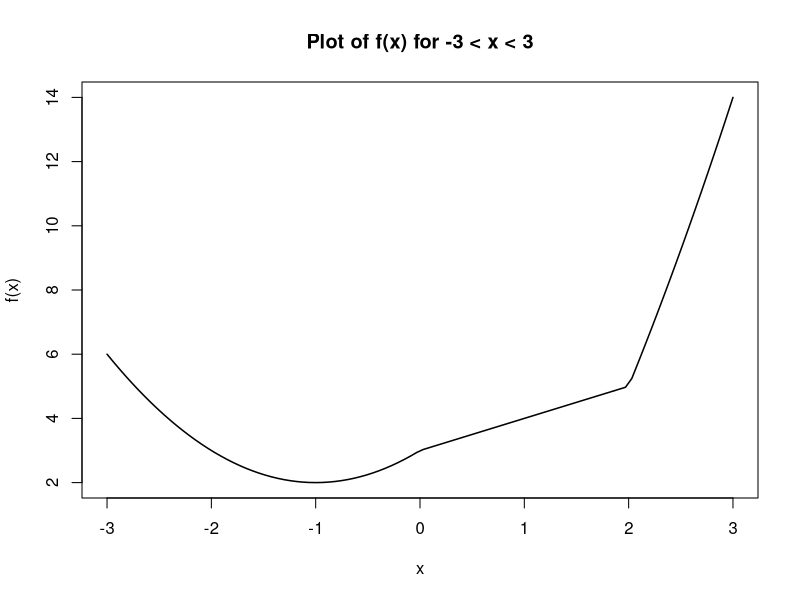
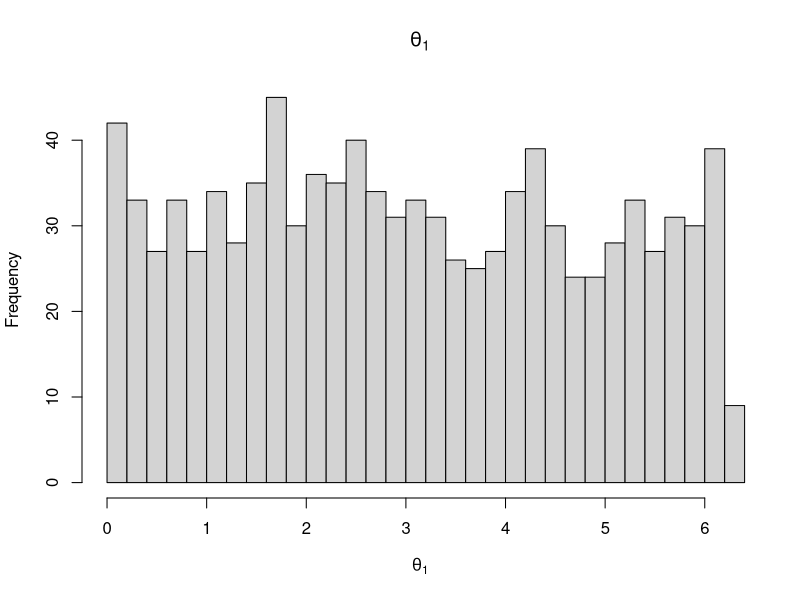
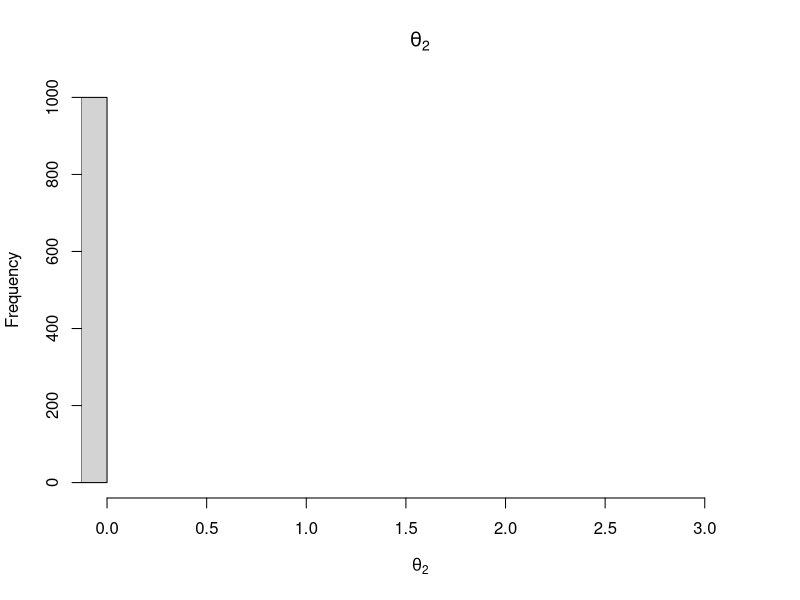
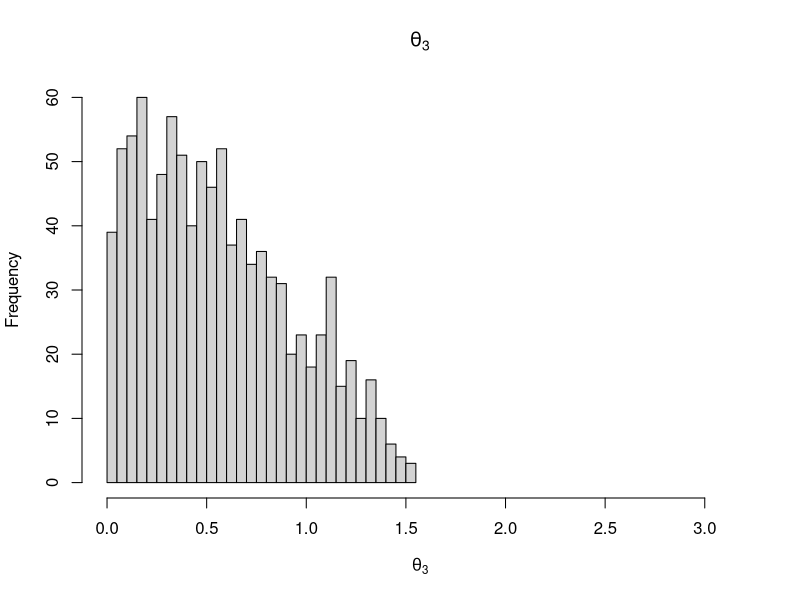
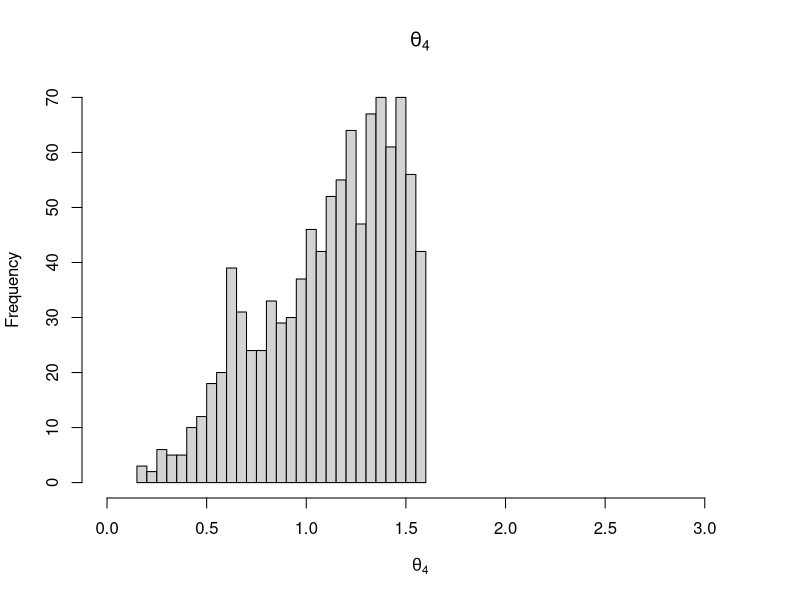

Here is the R script that generated these plots, in order:
## ---- chunk 1
create_matrix <- function(n, k) {
  mat <- matrix(0, n, n)
  
  diag(mat) <- k
  
  for (i in 1:(n-1)) {
    mat[i, i+1] <- 1
    mat[i+1, i] <- 1
  }
  
  return(mat)
}

matrix_result <- create_matrix(6, 5)
matrix_result
## ---- chunk 2
create_matrix <- function(n, k) {
  mat <- matrix(0, n, n)
  
  diag(mat) <- k
  
  mat[row(mat) == col(mat) + 1] <- 1
  mat[row(mat) == col(mat) - 1] <- 1
  
  return(mat)
}

matrix_result <- create_matrix(6, 5)
matrix_result
## ---- chunk 3
tmpFn <- function(xVec) {
  result <- numeric(length(xVec))
  
  result[xVec < 0] <- xVec[xVec < 0]^2 + 2 * xVec[xVec < 0] + 3
  result[xVec >= 0 & xVec < 2] <- xVec[xVec >= 0 & xVec < 2] + 3
  result[xVec >= 2] <- xVec[xVec >= 2]^2 + 4 * xVec[xVec >= 2] - 7
  
  return(result)
}


xValues <- seq(from = -3, 
               to = 3, 
               length.out = 100)

yValues <- tmpFn(xValues)

plot(x = xValues, y = yValues, 
     type = "l",
     col = "black", 
     lwd = 1.5,
     xlab = "x", 
     ylab = "f(x)", 
     main = "Plot of f(x) for -3 < x < 3")
## ---- chunk 4
gcd <- function(m, n) {
  m <- abs(m)
  n <- abs(n)
  
  while (n != 0) {
    remainder <- m %% n
    m <- n
    n <- remainder
  }
  
  return(m)
}
## ---- chunk 5
# Testing examples 
gcd(4*7, 4*4*4*7)
gcd(47, 93)
## ---- chunk 6
order.matrix <- function(x) {
  sorted_indices <- order(x)
  
  row_indices <- (sorted_indices - 1) %% nrow(x) + 1
  col_indices <- (sorted_indices - 1) %/% nrow(x) + 1
  
  result <- cbind(row_indices, col_indices)
  return(result)
}

set.seed(37)  
test_matrix <- matrix(rchisq(4 * 3, df = 1), nrow = 4, ncol = 3)
dim(test_matrix)
test_matrix

indices <- order.matrix(test_matrix)
indices
dim(indices)
## ---- chunk 7
polaroid <- function(x) {
  R <- sqrt(sum(x^2))
  
  p <- length(x)
  theta <- numeric(p - 1)
  
  if (R > 0) {
    theta[1] <- atan2(x[2], x[1])
    if (theta[1] < 0) {
      theta[1] <- theta[1] + 2 * pi  
    }
    
    for (i in 2:(p - 1)) {
      numerator <- sqrt(sum(x[(i + 1):p]^2))
      denominator <- sqrt(sum(x[i:p]^2))
      theta[i] <- acos(numerator / denominator)
    }
  }
  
  return(c(R, theta))
}

x <- c(1, 2, 3)
polar_representation <- polaroid(x)
polar_representation
## ---- chunk 8
polaroid <- function(x) {
  R <- sqrt(sum(x^2))
  
  if (R == 0) return(c(R))
  
  theta1 <- atan2(x[2], x[1])
  if (theta1 < 0) {
    theta1 <- theta1 + 2 * pi  
  }
  
  p <- length(x)
  if (p > 2) {
    numerators <- sqrt(rev(cumsum(rev(x[-c(1, 2)]^2))))
    denominators <- sqrt(cumsum(rev(x[-1]^2)))
    theta_rest <- acos(numerators / denominators)
  } else {
    theta_rest <- numeric(0)  
  }
  
  return(c(R, theta1, theta_rest))
}

x <- c(1, 2, 3)
polar_representation <- polaroid(x)
print(polar_representation)
## ---- chunk 9
normalize <- function(x) {
  row_norms <- sqrt(rowSums(x^2))
  
  normalized_matrix <- x / row_norms
  
  normalized_matrix[is.nan(normalized_matrix)] <- 0
  
  return(normalized_matrix)
}
## ---- chunk 10
set.seed(37)  
test_matrix <- matrix(rnorm(12), nrow = 4, ncol = 3)
test_matrix
rowSums(test_matrix^2)

normalized_matrix <- normalize(test_matrix)
normalized_matrix
rowSums(normalized_matrix^2)
## ---- chunk 11
set.seed(37)  

y <- matrix(rnorm(1000 * 5), nrow = 1000, ncol = 5)

normalize <- function(x) {
  row_norms <- sqrt(rowSums(x^2))
  normalized_matrix <- sweep(x, 1, row_norms, FUN = "/")
  normalized_matrix[is.nan(normalized_matrix)] <- 0
  return(normalized_matrix)
}

z <- apply(X = y, 
           MARGIN = 2,
           FUN = function(col) normalize(matrix(col, ncol = 1))
           )

ks_tests <- apply(X = z, 
                  MARGIN = 2, 
                  FUN = function(column) ks.test(column, "punif", min = -1, max = 1)
                  )

ks_tests
## ---- chunk 12
polaroid <- function(x) {
  R <- sqrt(sum(x^2))
  
  # If R is numerically zero, return just the radius
  if (abs(R) < .Machine$double.eps) return(c(R))
  
  # Compute theta1 in the range [0, 2 * pi]
  theta1 <- atan2(x[2], x[1])
  if (theta1 < 0) theta1 <- theta1 + 2 * pi
  
  p <- length(x)
  
  # Only calculate additional angles if there are more than two dimensions
  if (p > 2) {
    numerators <- sqrt(rev(cumsum(rev(x[-c(1, 2)]^2))))
    denominators <- sqrt(cumsum(rev(x[-1]^2))[-1])
    
    # Ensure numerators and denominators are of the same length
    if (length(numerators) != length(denominators)) {
      warning("Length mismatch: Check the input vector for inconsistencies.")
      return(NA)
    }
    
    # Compute cosine values and restrict them to the range [-1, 1]
    cos_values <- numerators / denominators
    cos_values <- pmin(pmax(cos_values, -1), 1)
    
    theta_rest <- acos(cos_values)
  } else {
    theta_rest <- numeric(0)  
  }
  
  return(c(R, theta1, theta_rest))
}
## ---- chunk 13
set.seed(37) 

y <- matrix(rnorm(1000 * 5), nrow = 1000, ncol = 5)
polar_representation <- t(apply(y, 1, polaroid))

R_values <- polar_representation[, 1]
theta_values <- if (ncol(polar_representation) > 1) polar_representation[, -1] else NULL
## ---- chunk 14
R_squared <- R_values^2

chisq_test <- ks.test(R_squared, "pchisq", df = 5)
chisq_test
## ---- chunk 15
hist(theta_values[, 1], breaks = 30, main = expression(theta[1]), xlab = expression(theta[1]), xlim = c(0, 2 * pi))

hist(theta_values[, 2], breaks = 30, main = expression(theta[2]), xlab = expression(theta[2]), xlim = c(0, pi))
hist(theta_values[, 3], breaks = 30, main = expression(theta[3]), xlab = expression(theta[3]), xlim = c(0, pi))
hist(theta_values[, 4], breaks = 30, main = expression(theta[4]), xlab = expression(theta[4]), xlim = c(0, pi))
## ---- chunk 16
theta1_test <- ks.test(theta_values[, 1] / (2 * pi), "punif", min = 0, max = 1)

theta2_test <- ks.test(theta_values[, 2] / pi, "punif", min = 0, max = 1)
theta3_test <- ks.test(theta_values[, 3] / pi, "punif", min = 0, max = 1)
theta4_test <- ks.test(theta_values[, 4] / pi, "punif", min = 0, max = 1)

list(theta1_test = theta1_test, theta2_test = theta2_test,
     theta3_test = theta3_test, theta4_test = theta4_test)
